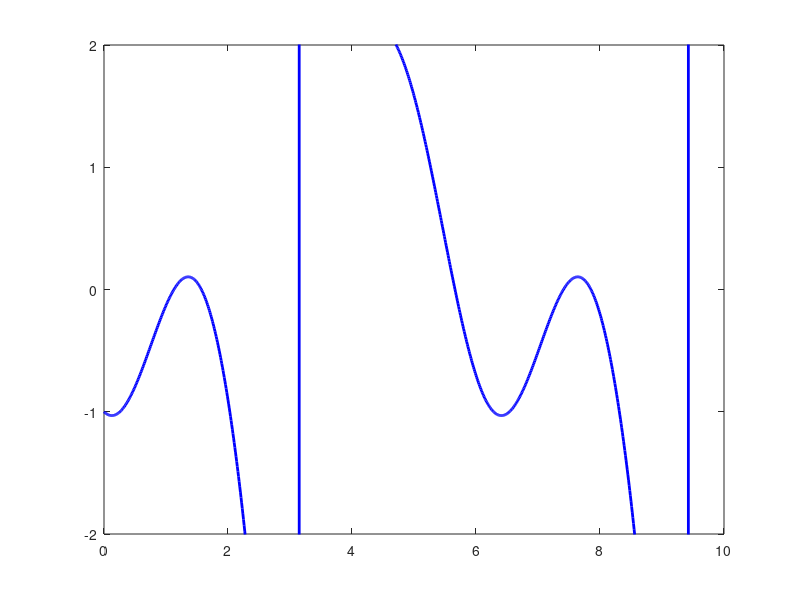

Here is the MATLAB script that generated this plot:
clear all; clc;

funcao = @(x) sin(x).^2 - cos(x).^2 - tan(x/2);
x = 0:0.01:10;

x1 = fzero(funcao, 0);
x2 = fzero(funcao, 1);

fprintf('A raiz da função é aproximadamente: %.4f\n', x1);
fprintf('A raiz da função é aproximadamente: %.4f\n', x2);

figure;
plot(x, funcao(x), 'b-', 'LineWidth', 2);
xlim([0 10]);
ylim([-2 2]);
